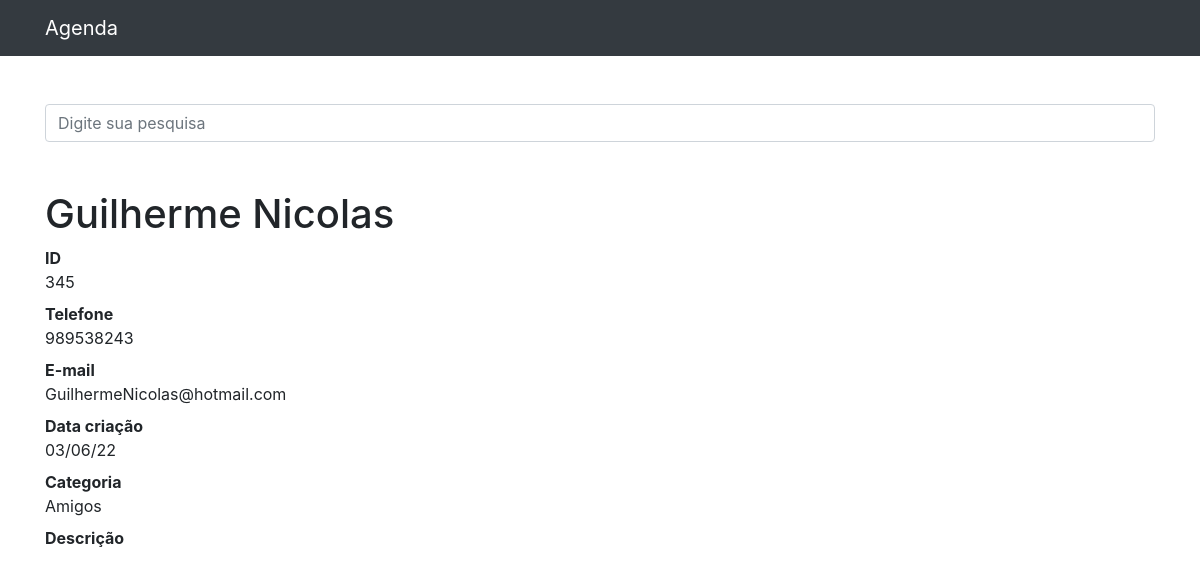
Screenshot of /345 with the database file from the repository.
### contatos/models.py (models this page shows, shortened)
class Contato(models.Model): #Herdando de uma classe do Django
    nome = models.CharField(max_length=255) # caracteres com no máximo 255
    sobrenome = models.CharField(max_length=255, blank=True) # permite ficar vazio (opcional)
    telefone = models.CharField(max_length=255)
    email = models.CharField(max_length=255, blank=True)
    data_criacao = models.DateTimeField(default=timezone.now)
    descricao = models.TextField(blank=True)
    categoria = models.ForeignKey(Categoria, on_delete=models.DO_NOTHING)
    mostrar = models.BooleanField(default=True) # Campo de mostrar o contato ou não, marcando como booleano.
    foto = models.ImageField(blank=True, upload_to='fotos/%Y/%m') # Local onde salva as fotos, salva com o dia e o mês
    objects = models.Manager()  # Serve para deixar claro que é um objeto

class Categoria(models.Model):
    nome = models.CharField(max_length=255)
    def __str__(self):
        return self.nome

### contatos/views.py (the view)
# urls.py: path('<int:contato_id>', views.ver_contato, name='ver_contato'),
def ver_contato(request, contato_id):
    contato = get_object_or_404(Contato, id=contato_id)    # Selecionando o dado 'id' da base de dados
    if not contato.mostrar: # Ao pesquisar o id de um nome marcado como não mostrar, levanta o erro 404
        raise Http404()
    return render(request, 'contatos/ver_contato.html', {
        'contato' : contato
    })

### contatos/templates/contatos/ver_contato.html (shortened to what this page needs)
{%extends 'base.html'%}
{%block conteudo%}
    <h1 class="mt-5">{{ contato.nome }} {{ contato.sobrenome }}</h1>
    <dl>
      <dt>ID</dt>
      <dd>{{ contato.id }}</dd>
      <dt>Telefone</dt>
      <dd>{{ contato.telefone }}</dd>
      <dt>E-mail</dt>
      <dd>{{ contato.email }}</dd>
      <dt>Data criação</dt>
      <dd>{{ contato.data_criacao | date:'d/m/y' }}</dd>
      <dt>Categoria</dt>
      <dd>{{ contato.categoria }}</dd>
      <dt>Descrição</dt>
    </dl>
{%endblock%}

### rows the page displays
Contato: nome "Guilherme", sobrenome "Nicolas", id "345", telefone "989538243", email "GuilhermeNicolas@hotmail.com", data_criacao "03/06/22", categoria "Amigos"
